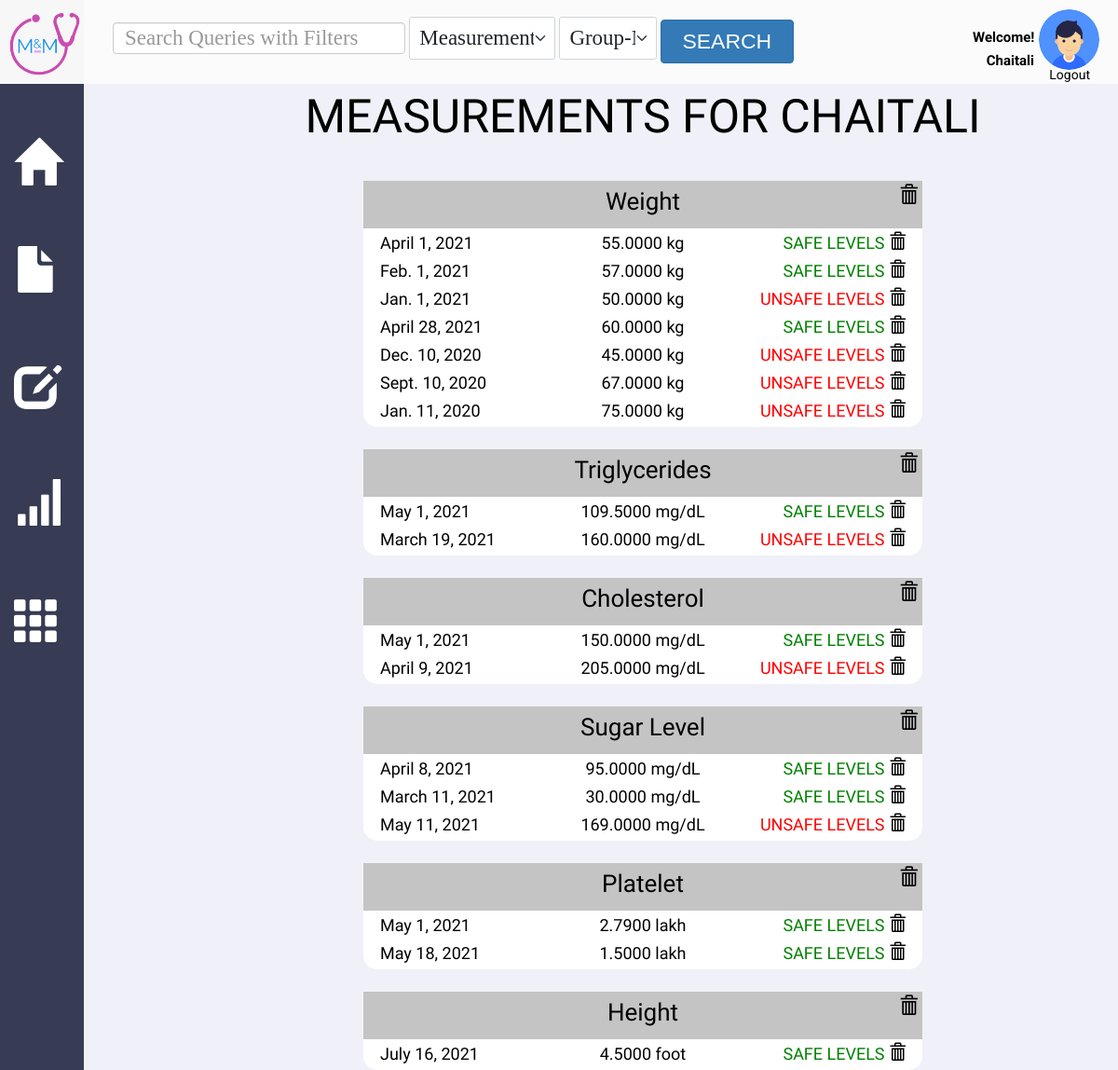
The page /measure/view/ (signed in) on the database its author committed.
### Measurement/models.py (models this page shows)
class Measurement(models.Model):
    date = models.DateTimeField()
    magnitude = models.DecimalField(max_digits=10, decimal_places=4)
    group = models.ForeignKey(MeasurementGroup, on_delete=models.CASCADE)

class MeasurementGroup(models.Model):
    user = models.ForeignKey(User, on_delete=models.CASCADE)
    name = models.CharField(max_length=100)
    unit = models.CharField(max_length=100)
    lower_bound = models.DecimalField(max_digits=10, decimal_places=4)
    upper_bound = models.DecimalField(max_digits=10, decimal_places=4)

### Measurement/views.py (the view)
# urls.py: path('view/', views.view_measurements, name="view_measurements"),
def view_measurements(request):
    user = request.user
    if user.is_authenticated:
        grps = MeasurementGroup.objects.filter(user=user)
        measurements = []
        for grp in grps:
            m = Measurement.objects.filter(group=grp)
            arr = []
            for i in m:
                arr.append(i)
            measurements.append(arr)
        return render(request, "view_measurements.html", {'measurements': measurements})
    return redirect('/login')

### Measurement/templates/view_measurements.html (shortened to what this page needs)
{% extends "base_page.html" %}
{% load static %}
{% block content %}
<div class = "v553_86">
    <div class = "v553_87">
        <div class="measure_for">
            Measurements for {{user}}
        </div>
        {% for grp in measurements %}
            <div class="gray_bar">
                {% for msr in grp|slice:":1" %}
            <div class="measure_name">
                {{msr.group.name}}
			    <a href="/measure/delete/group/{{ msr.group.pk }}/" style="text-decoration: none; color: inherit;" onclick="return confirmation()">
                    <span class="glyphicon glyphicon-trash" id="delete-icon"></span>
                </a>
            </div>
            {% endfor %}
            </div>
            <div class="records">
                {% for msr in grp %}
                <p>
                    <span class="date_recorded">
                        {{msr.date.date}}
                    </span>
                    <span class="magnitude">
                        {{msr.magnitude}} {{msr.group.unit}}
                    </span>
                    <span class="safe_unsafe">
                        {% if msr.magnitude < msr.group.lower_bound or msr.magnitude > msr.group.upper_bound %}
                        <span class="unsafe">UNSAFE LEVELS</h5>
                            {% else %}
                        <span class="safe">SAFE LEVELS</h5>
                            {% endif %}
                    </span>
			            <a href="/measure/delete/{{ msr.pk }}/" style="text-decoration: none; color: inherit;" onclick="return confirmation()">
                            <span class="glyphicon glyphicon-trash" class="delete-icon2"></span>
                        </a>
                </p>
                <br>
                {% endfor %}
            </div>
        {% endfor %}
    </div>
</div>
{% endblock %}

### UserProfile/templates/base_page.html (shortened to what this page needs)
{% load static %}
<!DOCTYPE html>
<html>
    <head>
        <link href="{% static 'css/base_page.css' %}" rel="stylesheet" />
        <link href="{% static 'css/medicines_main.css' %}" rel="stylesheet" />
        <link href="{% static 'css/show_med.css' %}" rel="stylesheet"/>
        <link href="{% static 'css/dashboard1.css' %}" rel="stylesheet" />
        <link href="{% static 'css/allergy_form.css' %}" rel="stylesheet" />
        <link href="{% static 'css/allergy_main.css' %}" rel="stylesheet"/>
        <link href="{% static 'css/report_view.css' %}" rel="stylesheet" />
        <link href="{% static 'css/report_form.css' %}" rel="stylesheet" />
        <link href="{% static 'css/record_view.css' %}" rel="stylesheet" />
        <link href="{% static 'css/record_form.css' %}" rel="stylesheet" />
        <link href="{% static 'css/measurement.css' %}" rel="stylesheet" />
        <link href="{% static 'css/measurement_group_form.css' %}" rel="stylesheet" />
        <link href="{% static 'css/medicine_form.css' %}" rel="stylesheet" />
        <link href="{% static 'css/chart.css' %}" rel="stylesheet" />
        <link href="{% static 'css/blog.css' %}" rel="stylesheet" />
        <link rel="stylesheet" href="https://maxcdn.bootstrapcdn.com/bootstrap/3.3.7/css/bootstrap.min.css">
        <link href="{% static 'css/add_files.css' %}" rel="stylesheet" />
        <link href="{% static 'css/view_record.css' %}" rel="stylesheet" />
        <link href="{% static 'css/view_allergy.css' %}" rel="stylesheet" />
        <link href="{% static 'css/view_report.css' %}" rel="stylesheet" />
        <link href="https://cdn.jsdelivr.net/npm/bootstrap@5.0.0/dist/css/bootstrap.min.css" rel="stylesheet">
        <link rel="stylesheet" href="https://maxcdn.bootstrapcdn.com/bootstrap/3.3.7/css/bootstrap.min.css">
        <link rel="stylesheet" href="https://maxcdn.bootstrapcdn.com/bootstrap/3.4.0/css/bootstrap.min.css">
        <link rel="stylesheet" href="https://maxcdn.bootstrapcdn.com/bootstrap/3.4.0/css/bootstrap.min.css">
    </head>
    <body>
        <div class="v414_65">
            <div class= "upper_bar">
            <div class="search_form">
            <nav class="navbar navbar-expand-lg navbar-light bg-transparent" >
              <div class="container-fluid">
                  <div class="collapse navbar-collapse" id="navbarSupportedContent">
                  <form action="{% url 'search' %}" method="GET">
                    <input type="text" class="form-control" style="max-width: 30%; font-family: Georgia; font-size: 2vh;" name="search-query" id="search-query" placeholder="Search Queries with Filters">
                    <select class="form-select form-select-lg mb-3" style="font-family: Georgia; font-size: 2vh; max-width: 15%; display: inline;" id="search-for" onchange="setAttributesForModel()" name="search-for">
                        <option value="MeasurementGroup">MeasurementGroup</option>
                    </select>
                    <select class="form-select form-select-lg mb-3" style="font-family: Georgia; font-size: 2vh; max-width: 10%; display: inline;" id="search-by" name="search-by" onchange="setPlaceholders()">
                        <option class="attributes MeasurementGroup" value="Group-Name">Group-Name</option>
                    </select>
                    <button class="btn btn-primary" type="submit" onclick="btnclicked()" style="font-family: Helvetica; font-size: 2vh; max-width: 142.5px; display: inline;">Search</button>
                  </form>
                </div>
              </div>
            </nav>
        </div>
            </div>
            <div class="v414_66"></div>
                <a class="glyphicon glyphicon-home" href="/dashboard" id= "icon0" title="Dashboard"> </a>
                <a class="glyphicon glyphicon-file" href="/record/add" id= "icon1" title="Add Record"> </a>
                <a class="glyphicon glyphicon-edit" href="/report/add" id="icon2" title="Add Report"></a>
                <a class="glyphicon glyphicon-signal" href="/measure/add-measurement/" id="icon3" title="Add Measurements"></a>
                <a class="glyphicon glyphicon-th" href="/medicine/" id="icon4" title="Your Medicines"></a>
            <div class="v414_71">
                {% block content %}
                {% endblock content%}
            </div>
            <a class="v414_73" href="/dashboard"></a>
            </div>
            <div class="v414_88">
            </div>
                            <span class="v414_90">Welcome!</span>
                {% if user.is_authenticated %}
                <span class="name"> <span class="v414_89">{{user}}</span></span>
                    <span class="v277_74">
                    <a class="" style = " font-weight: Medium ; color: black; font-family: "Roboto" ; font-size: 14px" href="/logout">Logout</a>
                    </span>
                {% else %}
                    <span class="v277_74">
                    <a class="" style = " font-weight: Medium ; color: black; font-family: "Roboto" ; font-size: 14px" href="/login">Login</a>
                    </span>
                {% endif %}
    </body>
</html>

### static/css/base_page.css (style rules this page uses)
* { box-sizing: border-box; }
body { font-size: 14px; background: rgba(255,255,255,1); }
.search_form { margin-left: 90px; margin-top: 12px; min-width: 750px; }
.upper_bar { background: rgb(251 251 251); width: 100%; height: 100px; position: absolute; }
.v414_65 { width: 100%; height: 100%; background: rgb(240,242,249); opacity: 1; position: absolute; top: 0px; left: 0px; overflow: hidden; }
.v414_66 { width: 90px; height: 100%; background: rgba(55,59,83,1); opacity: 1; position: absolute; top: 90px; left: 0px; overflow: hidden; }
.name { color: #fff; width: 100%; }
.v414_71 { width: 100%; height: 100%; background: #F0F2F9; opacity: 1; position: absolute; top: 90px; left: 90px; overflow: scroll; margin-bottom: 90px; margin-right: 90px; }
.v414_73 { width: 80px; height: 70px; background: url("../images/logo.png"); background-repeat: no-repeat; background-position: center center; background-size: cover; opacity: 1; position: absolute; top: 12px; left: 8px; overflow: hidden; }
.v414_88 { width: 65px; height: 65px; background: url("../images/avatar.jpg"); background-repeat: no-repeat; background-size: cover; opacity: 1; position: absolute; top: 10px; right: 20px; border-radius: 50%; }
.v414_89 { width: 100%; color: rgba(0,0,0,1); position: absolute; top: 55px; right: 90px; font-family: Roboto; font-weight: bold; font-size: 15px; opacity: 1; text-align: right; }
.v414_90 { width: 101px; color: rgba(0,0,0,1); position: absolute; top: 30px; right: 55px; font-family: Roboto; font-weight: bold; font-size: 15px; opacity: 1; }
.name { color: #fff; }
.v277_74 { width: 100%; color: rgba(0,0,0,1); position: absolute; top: 70px; right: 30px; font-family: Roboto; font-weight: Medium; font-size: 14px; opacity: 1; text-align: right; }
#icon0 { width: 50px; color: rgba(255,255,255,1); position: absolute; top: 150px; left: 15px; font-size: 50px; opacity: 1; text-align: center; }
#icon1 { width: 50px; color: rgba(255,255,255,1); position: absolute; top: 265px; left: 15px; font-size: 50px; opacity: 1; text-align: center; }
#icon2 { width: 50px; color: rgba(255,255,255,1); position: absolute; top: 390px; left: 15px; font-size: 50px; opacity: 1; text-align: center; }
#icon3 { width: 50px; color: rgba(255,255,255,1); position: absolute; top: 515px; left: 15px; font-size: 50px; opacity: 1; text-align: center; }
#icon4 { width: 50px; color: rgba(255,255,255,1); position: absolute; top: 640px; left: 15px; font-size: 50px; opacity: 1; text-align: center; }

### static/css/medicines_main.css (style rules this page uses)
* { box-sizing: border-box; }
body { font-size: 14px; }

### static/css/show_med.css (style rules this page uses)
* { box-sizing: border-box; }
body { font-size: 14px; }
.v553_86 { width: 100%; height: 100%; background: #F0F2F9; opacity: 1; position: absolute; top: 0px; left: 0px; overflow: hidden; }
.v553_87 { width: 100%; height: 100%; background: rgba(240,241,248,1); opacity: ; position: absolute; top: -90px; left: 0px; overflow-y:scroll; overflow-x: hidden; }

### static/css/dashboard1.css (style rules this page uses)
* { box-sizing: border-box; }
body { font-size: 14px; }

### static/css/allergy_form.css (style rules this page uses)
* { box-sizing: border-box; }
body { font-size: 14px; }

### static/css/allergy_main.css (style rules this page uses)
* { box-sizing: border-box; }
body { font-size: 14px; }

### static/css/report_view.css (style rules this page uses)
* { box-sizing: border-box; }
body { font-size: 14px; background: #F0F2F9; }

### static/css/report_form.css (style rules this page uses)
* { box-sizing: border-box; }
body { font-size: 14px; }

### static/css/record_view.css (style rules this page uses)
* { box-sizing: border-box; }
body { font-size: 14px; }
#delete-icon { position: absolute; right: 5px; font-size: 20px; opacity: 1; text-align: center; }

### static/css/record_form.css (style rules this page uses)
* { box-sizing: border-box; }
body { font-size: 14px; }

### static/css/measurement_group_form.css (style rules this page uses)
* { box-sizing: border-box; }
body { font-size: 14px; }

### static/css/medicine_form.css (style rules this page uses)
* { box-sizing: border-box; }
body { font-size: 14px; }

### static/css/blog.css (style rules this page uses)
*, *::before, *::after { box-sizing: border-box; }
html { background-color: #ecf9ff; }
body { color: #272727; font-family: 'Quicksand', serif; font-style: normal; font-weight: 400; letter-spacing: 0; padding: 2rem; }
.btn { color: #ffffff; padding: 0.8rem; font-size: 14px; text-transform: uppercase; border-radius: 4px; font-weight: 400; display: block; width: 100%; cursor: pointer; border: 1px solid rgba(255, 255, 255, 0.2); background: transparent; }

### static/css/add_files.css (style rules this page uses)
* { box-sizing: border-box; }
body { font-size: 14px; }

### static/css/view_record.css (style rules this page uses)
* { box-sizing: border-box; }
body { font-size: 14px; }

### static/css/view_allergy.css (style rules this page uses)
* { box-sizing: border-box; }
body { font-size: 14px; }

### static/css/view_report.css (style rules this page uses)
* { box-sizing: border-box; }
body { font-size: 14px; }

### rows shown on the page
Measurement: group.name "Weight", date "April 1, 2021", magnitude "55.0000", group.unit "kg", shows "SAFE LEVELS"
Measurement: date "Feb. 1, 2021", magnitude "57.0000", group.unit "kg", shows "SAFE LEVELS"
Measurement: date "Jan. 1, 2021", magnitude "50.0000", group.unit "kg", shows "UNSAFE LEVELS"
Measurement: date "April 28, 2021", magnitude "60.0000", group.unit "kg", shows "SAFE LEVELS"
Measurement: date "Dec. 10, 2020", magnitude "45.0000", group.unit "kg", shows "UNSAFE LEVELS"
Measurement: date "Sept. 10, 2020", magnitude "67.0000", group.unit "kg", shows "UNSAFE LEVELS"
Measurement: date "Jan. 11, 2020", magnitude "75.0000", group.unit "kg", shows "UNSAFE LEVELS"
Measurement: group.name "Triglycerides", date "May 1, 2021", magnitude "109.5000", group.unit "mg/dL", shows "SAFE LEVELS"
Measurement: date "March 19, 2021", magnitude "160.0000", group.unit "mg/dL", shows "UNSAFE LEVELS"
Measurement: group.name "Cholesterol", date "May 1, 2021", magnitude "150.0000", group.unit "mg/dL", shows "SAFE LEVELS"
Measurement: date "April 9, 2021", magnitude "205.0000", group.unit "mg/dL", shows "UNSAFE LEVELS"
Measurement: group.name "Sugar Level", date "April 8, 2021", magnitude "95.0000", group.unit "mg/dL", shows "SAFE LEVELS"
Measurement: date "March 11, 2021", magnitude "30.0000", group.unit "mg/dL", shows "SAFE LEVELS"
Measurement: date "May 11, 2021", magnitude "169.0000", group.unit "mg/dL", shows "UNSAFE LEVELS"
Measurement: group.name "Platelet", date "May 1, 2021", magnitude "2.7900", group.unit "lakh", shows "SAFE LEVELS"
Measurement: date "May 18, 2021", magnitude "1.5000", group.unit "lakh", shows "SAFE LEVELS"
Measurement: group.name "Height", date "July 16, 2021", magnitude "4.5000", group.unit "foot", shows "SAFE LEVELS"

### other values the page prints
{{ user }} "CHAITALI"
{{ user }} "Chaitali"
